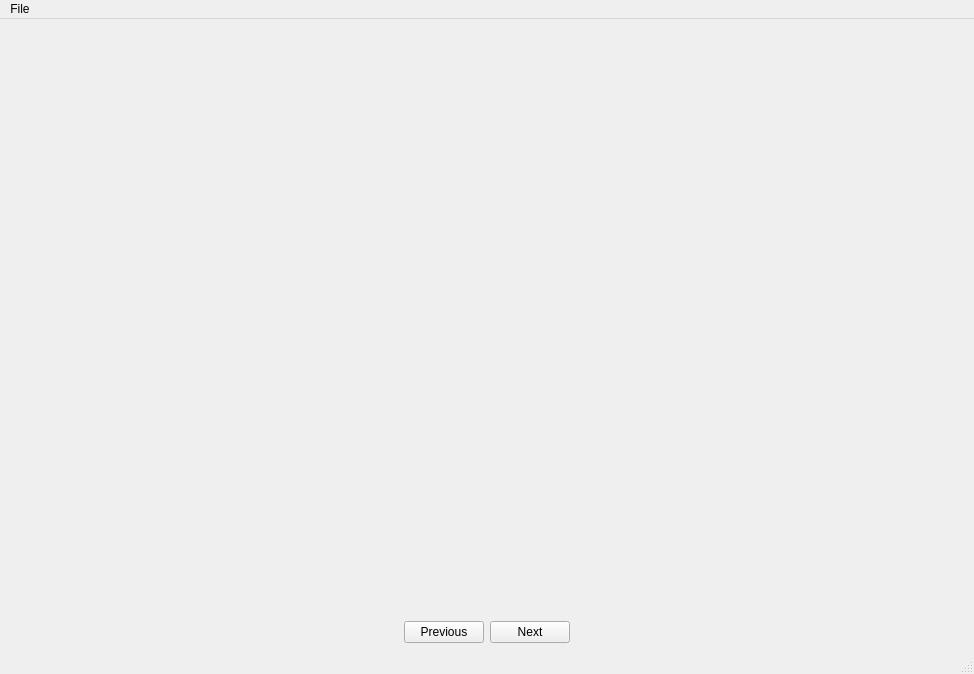
<?xml version="1.0" encoding="UTF-8"?>
<ui version="4.0">
 <class>MainWindow</class>
 <widget class="QMainWindow" name="MainWindow">
  <property name="geometry">
   <rect>
    <x>0</x>
    <y>0</y>
    <width>974</width>
    <height>674</height>
   </rect>
  </property>
  <property name="windowTitle">
   <string>MainWindow</string>
  </property>
  <widget class="QWidget" name="centralwidget">
   <layout class="QGridLayout" name="gridLayout">
    <item row="1" column="2">
     <widget class="QPushButton" name="next_button">
      <property name="text">
       <string>Next</string>
      </property>
     </widget>
    </item>
    <item row="0" column="1" colspan="2">
     <widget class="QLabel" name="Image">
      <property name="text">
       <string/>
      </property>
     </widget>
    </item>
    <item row="1" column="1">
     <widget class="QPushButton" name="previous_button">
      <property name="text">
       <string>Previous</string>
      </property>
     </widget>
    </item>
    <item row="0" column="0">
     <spacer name="horizontalSpacer">
      <property name="orientation">
       <enum>Qt::Horizontal</enum>
      </property>
      <property name="sizeHint" stdset="0">
       <size>
        <width>40</width>
        <height>20</height>
       </size>
      </property>
     </spacer>
    </item>
    <item row="0" column="3">
     <spacer name="horizontalSpacer_2">
      <property name="orientation">
       <enum>Qt::Horizontal</enum>
      </property>
      <property name="sizeHint" stdset="0">
       <size>
        <width>40</width>
        <height>20</height>
       </size>
      </property>
     </spacer>
    </item>
   </layout>
  </widget>
  <widget class="QMenuBar" name="menubar">
   <property name="geometry">
    <rect>
     <x>0</x>
     <y>0</y>
     <width>974</width>
     <height>21</height>
    </rect>
   </property>
   <widget class="QMenu" name="menuFile">
    <property name="title">
     <string>File</string>
    </property>
    <addaction name="actionExit"/>
   </widget>
   <addaction name="menuFile"/>
  </widget>
  <widget class="QStatusBar" name="statusbar"/>
  <action name="actionExit">
   <property name="text">
    <string>Exit</string>
   </property>
  </action>
 </widget>
 <resources/>
 <connections/>
</ui>
